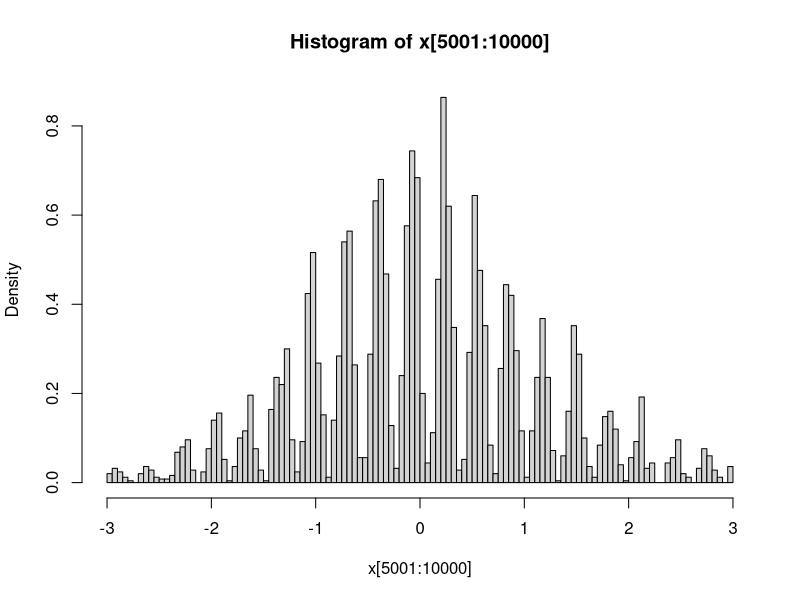

The R script that drew this image:
# Simulation Methods in Financial Engineering
# R ode for Lecture 3
# Jieli Shen


# 1. Gibbs sampler


# 2. Metropolis-Hastings
# Algorithm:
# 	Pick initial values x(0)
# 	At each iteration k, choose a new x(k+1) as follows:
# 		Sample z~g(|x(k))
#		Accept z as x(k+1) with probability alpha=min(1, f(z)g(x(k)|z)/f(x(k))g(z|x(k))))
#		Otherwise set x(k+1)=x(k)
# Example:
#	Simulation from f(x)=f_t5(x)(1-sin(20x))/c for |x|<3
x <- numeric(10000)
x[1] <- 0
for (i in 2:10000) {
	z <- rt(1, df = 5)
	alpha <- min(1, (1 - sin(20 * z)) / (1 - sin(20 * x[i - 1])) * (abs(z) < 3))
	if (runif(1) < alpha) {
		x[i] <- z
	}
	else{
		x[i] <- x[i - 1]
	}
}
hist(x[5001:10000], freq = F, breaks = 100)